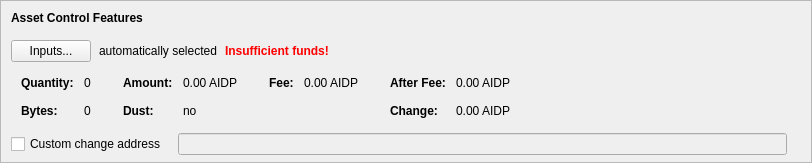
      <widget class="QFrame" name="frameAssetControl">
       <property name="sizePolicy">
        <sizepolicy hsizetype="Expanding" vsizetype="Fixed">
         <horstretch>0</horstretch>
         <verstretch>0</verstretch>
        </sizepolicy>
       </property>
       <property name="maximumSize">
        <size>
         <width>16777215</width>
         <height>16777215</height>
        </size>
       </property>
       <property name="frameShape">
        <enum>QFrame::StyledPanel</enum>
       </property>
       <property name="frameShadow">
        <enum>QFrame::Sunken</enum>
       </property>
       <layout class="QVBoxLayout" name="verticalLayoutAssetControl2">
        <property name="spacing">
         <number>0</number>
        </property>
        <property name="leftMargin">
         <number>0</number>
        </property>
        <property name="topMargin">
         <number>0</number>
        </property>
        <property name="rightMargin">
         <number>0</number>
        </property>
        <property name="bottomMargin">
         <number>6</number>
        </property>
        <item>
         <layout class="QVBoxLayout" name="verticalLayoutAssetControl" stretch="0,0,0,0,1">
          <property name="spacing">
           <number>0</number>
          </property>
          <property name="leftMargin">
           <number>10</number>
          </property>
          <property name="topMargin">
           <number>10</number>
          </property>
          <item>
           <layout class="QHBoxLayout" name="horizontalLayoutAssetControl1">
            <property name="bottomMargin">
             <number>15</number>
            </property>
            <item>
             <widget class="QLabel" name="labelAssetControlFeatures">
              <property name="sizePolicy">
               <sizepolicy hsizetype="Preferred" vsizetype="Maximum">
                <horstretch>0</horstretch>
                <verstretch>0</verstretch>
               </sizepolicy>
              </property>
              <property name="font">
               <font>
                <weight>75</weight>
                <bold>true</bold>
               </font>
              </property>
              <property name="styleSheet">
               <string notr="true">font-weight:bold;</string>
              </property>
              <property name="text">
               <string>Asset Control Features</string>
              </property>
             </widget>
            </item>
           </layout>
          </item>
          <item>
           <layout class="QHBoxLayout" name="horizontalLayoutAssetControl2" stretch="0,0,0,0">
            <property name="spacing">
             <number>8</number>
            </property>
            <property name="bottomMargin">
             <number>10</number>
            </property>
            <item>
             <widget class="QPushButton" name="pushButtonAssetControl">
              <property name="styleSheet">
               <string notr="true"/>
              </property>
              <property name="text">
               <string>Inputs...</string>
              </property>
              <property name="autoDefault">
               <bool>false</bool>
              </property>
             </widget>
            </item>
            <item>
             <widget class="QLabel" name="labelAssetControlAutomaticallySelected">
              <property name="text">
               <string>automatically selected</string>
              </property>
              <property name="margin">
               <number>5</number>
              </property>
             </widget>
            </item>
            <item>
             <widget class="QLabel" name="labelAssetControlInsuffFunds">
              <property name="font">
               <font>
                <weight>75</weight>
                <bold>true</bold>
               </font>
              </property>
              <property name="styleSheet">
               <string notr="true">color:red;font-weight:bold;</string>
              </property>
              <property name="text">
               <string>Insufficient funds!</string>
              </property>
              <property name="margin">
               <number>5</number>
              </property>
             </widget>
            </item>
            <item>
             <spacer name="horizontalSpacerAssetControl">
              <property name="orientation">
               <enum>Qt::Horizontal</enum>
              </property>
              <property name="sizeHint" stdset="0">
               <size>
                <width>40</width>
                <height>1</height>
               </size>
              </property>
             </spacer>
            </item>
           </layout>
          </item>
          <item>
           <widget class="QWidget" name="widgetAssetControl" native="true">
            <property name="sizePolicy">
             <sizepolicy hsizetype="Preferred" vsizetype="Preferred">
              <horstretch>0</horstretch>
              <verstretch>0</verstretch>
             </sizepolicy>
            </property>
            <property name="minimumSize">
             <size>
              <width>0</width>
              <height>0</height>
             </size>
            </property>
            <property name="styleSheet">
             <string notr="true"/>
            </property>
            <layout class="QHBoxLayout" name="horizontalLayoutAssetControl5">
             <property name="leftMargin">
              <number>0</number>
             </property>
             <property name="topMargin">
              <number>0</number>
             </property>
             <property name="rightMargin">
              <number>0</number>
             </property>
             <property name="bottomMargin">
              <number>0</number>
             </property>
             <item>
              <layout class="QHBoxLayout" name="horizontalLayoutAssetControl3" stretch="0,0,0,1">
               <property name="spacing">
                <number>20</number>
               </property>
               <property name="topMargin">
                <number>0</number>
               </property>
               <property name="bottomMargin">
                <number>10</number>
               </property>
               <item>
                <layout class="QFormLayout" name="formLayoutAssetControl1">
                 <property name="horizontalSpacing">
                  <number>10</number>
                 </property>
                 <property name="verticalSpacing">
                  <number>14</number>
                 </property>
                 <property name="leftMargin">
                  <number>10</number>
                 </property>
                 <property name="topMargin">
                  <number>4</number>
                 </property>
                 <property name="rightMargin">
                  <number>6</number>
                 </property>
                 <item row="0" column="0">
                  <widget class="QLabel" name="labelAssetControlQuantityText">
                   <property name="font">
                    <font>
                     <weight>75</weight>
                     <bold>true</bold>
                    </font>
                   </property>
                   <property name="text">
                    <string>Quantity:</string>
                   </property>
                   <property name="margin">
                    <number>0</number>
                   </property>
                  </widget>
                 </item>
                 <item row="0" column="1">
                  <widget class="QLabel" name="labelAssetControlQuantity">
                   <property name="cursor">
                    <cursorShape>IBeamCursor</cursorShape>
                   </property>
                   <property name="contextMenuPolicy">
                    <enum>Qt::ActionsContextMenu</enum>
                   </property>
                   <property name="text">
                    <string notr="true">0</string>
                   </property>
                   <property name="margin">
                    <number>0</number>
                   </property>
                   <property name="textInteractionFlags">
                    <set>Qt::LinksAccessibleByMouse|Qt::TextSelectableByKeyboard|Qt::TextSelectableByMouse</set>
                   </property>
                  </widget>
                 </item>
                 <item row="1" column="0">
                  <widget class="QLabel" name="labelAssetControlBytesText">
                   <property name="font">
                    <font>
                     <weight>75</weight>
                     <bold>true</bold>
                    </font>
                   </property>
                   <property name="text">
                    <string>Bytes:</string>
                   </property>
                  </widget>
                 </item>
                 <item row="1" column="1">
                  <widget class="QLabel" name="labelAssetControlBytes">
                   <property name="cursor">
                    <cursorShape>IBeamCursor</cursorShape>
                   </property>
                   <property name="contextMenuPolicy">
                    <enum>Qt::ActionsContextMenu</enum>
                   </property>
                   <property name="text">
                    <string notr="true">0</string>
                   </property>
                   <property name="textInteractionFlags">
                    <set>Qt::LinksAccessibleByMouse|Qt::TextSelectableByKeyboard|Qt::TextSelectableByMouse</set>
                   </property>
                  </widget>
                 </item>
                </layout>
               </item>
               <item>
                <layout class="QFormLayout" name="formLayoutAssetControl2">
                 <property name="horizontalSpacing">
                  <number>10</number>
                 </property>
                 <property name="verticalSpacing">
                  <number>14</number>
                 </property>
                 <property name="leftMargin">
                  <number>6</number>
                 </property>
                 <property name="topMargin">
                  <number>4</number>
                 </property>
                 <property name="rightMargin">
                  <number>6</number>
                 </property>
                 <item row="0" column="0">
                  <widget class="QLabel" name="labelAssetControlAmountText">
                   <property name="font">
                    <font>
                     <weight>75</weight>
                     <bold>true</bold>
                    </font>
                   </property>
                   <property name="text">
                    <string>Amount:</string>
                   </property>
                   <property name="margin">
                    <number>0</number>
                   </property>
                  </widget>
                 </item>
                 <item row="0" column="1">
                  <widget class="QLabel" name="labelAssetControlAmount">
                   <property name="cursor">
                    <cursorShape>IBeamCursor</cursorShape>
                   </property>
                   <property name="contextMenuPolicy">
                    <enum>Qt::ActionsContextMenu</enum>
                   </property>
                   <property name="text">
                    <string notr="true">0.00 AIDP</string>
                   </property>
                   <property name="textInteractionFlags">
                    <set>Qt::LinksAccessibleByMouse|Qt::TextSelectableByKeyboard|Qt::TextSelectableByMouse</set>
                   </property>
                  </widget>
                 </item>
                 <item row="1" column="0">
                  <widget class="QLabel" name="labelAssetControlLowOutputText">
                   <property name="font">
                    <font>
                     <weight>75</weight>
                     <bold>true</bold>
                    </font>
                   </property>
                   <property name="text">
                    <string>Dust:</string>
                   </property>
                  </widget>
                 </item>
                 <item row="1" column="1">
                  <widget class="QLabel" name="labelAssetControlLowOutput">
                   <property name="cursor">
                    <cursorShape>IBeamCursor</cursorShape>
                   </property>
                   <property name="contextMenuPolicy">
                    <enum>Qt::ActionsContextMenu</enum>
                   </property>
                   <property name="text">
                    <string notr="true">no</string>
                   </property>
                   <property name="textInteractionFlags">
                    <set>Qt::LinksAccessibleByMouse|Qt::TextSelectableByKeyboard|Qt::TextSelectableByMouse</set>
                   </property>
                  </widget>
                 </item>
                </layout>
               </item>
               <item>
                <layout class="QFormLayout" name="formLayoutAssetControl3">
                 <property name="horizontalSpacing">
                  <number>10</number>
                 </property>
                 <property name="verticalSpacing">
                  <number>14</number>
                 </property>
                 <property name="leftMargin">
                  <number>6</number>
                 </property>
                 <property name="topMargin">
                  <number>4</number>
                 </property>
                 <property name="rightMargin">
                  <number>6</number>
                 </property>
                 <item row="0" column="0">
                  <widget class="QLabel" name="labelAssetControlFeeText">
                   <property name="font">
                    <font>
                     <weight>75</weight>
                     <bold>true</bold>
                    </font>
                   </property>
                   <property name="text">
                    <string>Fee:</string>
                   </property>
                   <property name="margin">
                    <number>0</number>
                   </property>
                  </widget>
                 </item>
                 <item row="0" column="1">
                  <widget class="QLabel" name="labelAssetControlFee">
                   <property name="cursor">
                    <cursorShape>IBeamCursor</cursorShape>
                   </property>
                   <property name="contextMenuPolicy">
                    <enum>Qt::ActionsContextMenu</enum>
                   </property>
                   <property name="text">
                    <string notr="true">0.00 AIDP</string>
                   </property>
                   <property name="textInteractionFlags">
                    <set>Qt::LinksAccessibleByMouse|Qt::TextSelectableByKeyboard|Qt::TextSelectableByMouse</set>
                   </property>
                  </widget>
                 </item>
                </layout>
               </item>
               <item>
                <layout class="QFormLayout" name="formLayoutAssetControl4">
                 <property name="horizontalSpacing">
                  <number>10</number>
                 </property>
                 <property name="verticalSpacing">
                  <number>14</number>
                 </property>
                 <property name="leftMargin">
                  <number>6</number>
                 </property>
                 <property name="topMargin">
                  <number>4</number>
                 </property>
                 <property name="rightMargin">
                  <number>6</number>
                 </property>
                 <item row="0" column="0">
                  <widget class="QLabel" name="labelAssetControlAfterFeeText">
                   <property name="font">
                    <font>
                     <weight>75</weight>
                     <bold>true</bold>
                    </font>
                   </property>
                   <property name="text">
                    <string>After Fee:</string>
                   </property>
                   <property name="margin">
                    <number>0</number>
                   </property>
                  </widget>
                 </item>
                 <item row="0" column="1">
                  <widget class="QLabel" name="labelAssetControlAfterFee">
                   <property name="cursor">
                    <cursorShape>IBeamCursor</cursorShape>
                   </property>
                   <property name="contextMenuPolicy">
                    <enum>Qt::ActionsContextMenu</enum>
                   </property>
                   <property name="text">
                    <string notr="true">0.00 AIDP</string>
                   </property>
                   <property name="textInteractionFlags">
                    <set>Qt::LinksAccessibleByMouse|Qt::TextSelectableByKeyboard|Qt::TextSelectableByMouse</set>
                   </property>
                  </widget>
                 </item>
                 <item row="1" column="0">
                  <widget class="QLabel" name="labelAssetControlChangeText">
                   <property name="font">
                    <font>
                     <weight>75</weight>
                     <bold>true</bold>
                    </font>
                   </property>
                   <property name="text">
                    <string>Change:</string>
                   </property>
                  </widget>
                 </item>
                 <item row="1" column="1">
                  <widget class="QLabel" name="labelAssetControlChange">
                   <property name="cursor">
                    <cursorShape>IBeamCursor</cursorShape>
                   </property>
                   <property name="contextMenuPolicy">
                    <enum>Qt::ActionsContextMenu</enum>
                   </property>
                   <property name="text">
                    <string notr="true">0.00 AIDP</string>
                   </property>
                   <property name="textInteractionFlags">
                    <set>Qt::LinksAccessibleByMouse|Qt::TextSelectableByKeyboard|Qt::TextSelectableByMouse</set>
                   </property>
                  </widget>
                 </item>
                </layout>
               </item>
              </layout>
             </item>
            </layout>
           </widget>
          </item>
          <item>
           <layout class="QHBoxLayout" name="horizontalLayoutAssetControl4" stretch="0,0,0">
            <property name="spacing">
             <number>12</number>
            </property>
            <property name="sizeConstraint">
             <enum>QLayout::SetDefaultConstraint</enum>
            </property>
            <property name="topMargin">
             <number>5</number>
            </property>
            <property name="rightMargin">
             <number>5</number>
            </property>
            <item>
             <widget class="QCheckBox" name="checkBoxAssetControlChange">
              <property name="toolTip">
               <string>If this is activated, but the change address is empty or invalid, change will be sent to a newly generated address.</string>
              </property>
              <property name="text">
               <string>Custom change address</string>
              </property>
             </widget>
            </item>
            <item>
             <widget class="QValidatedLineEdit" name="lineEditAssetControlChange">
              <property name="enabled">
               <bool>false</bool>
              </property>
              <property name="sizePolicy">
               <sizepolicy hsizetype="Expanding" vsizetype="Fixed">
                <horstretch>0</horstretch>
                <verstretch>0</verstretch>
               </sizepolicy>
              </property>
             </widget>
            </item>
            <item>
             <widget class="QLabel" name="labelAssetControlChangeLabel">
              <property name="sizePolicy">
               <sizepolicy hsizetype="Preferred" vsizetype="Expanding">
                <horstretch>0</horstretch>
                <verstretch>0</verstretch>
               </sizepolicy>
              </property>
              <property name="minimumSize">
               <size>
                <width>0</width>
                <height>0</height>
               </size>
              </property>
              <property name="text">
               <string/>
              </property>
              <property name="margin">
               <number>3</number>
              </property>
             </widget>
            </item>
           </layout>
          </item>
          <item>
           <spacer name="verticalSpacerAssetControl">
            <property name="orientation">
             <enum>Qt::Vertical</enum>
            </property>
            <property name="sizeHint" stdset="0">
             <size>
              <width>800</width>
              <height>1</height>
             </size>
            </property>
           </spacer>
          </item>
         </layout>
        </item>
       </layout>
      </widget>
